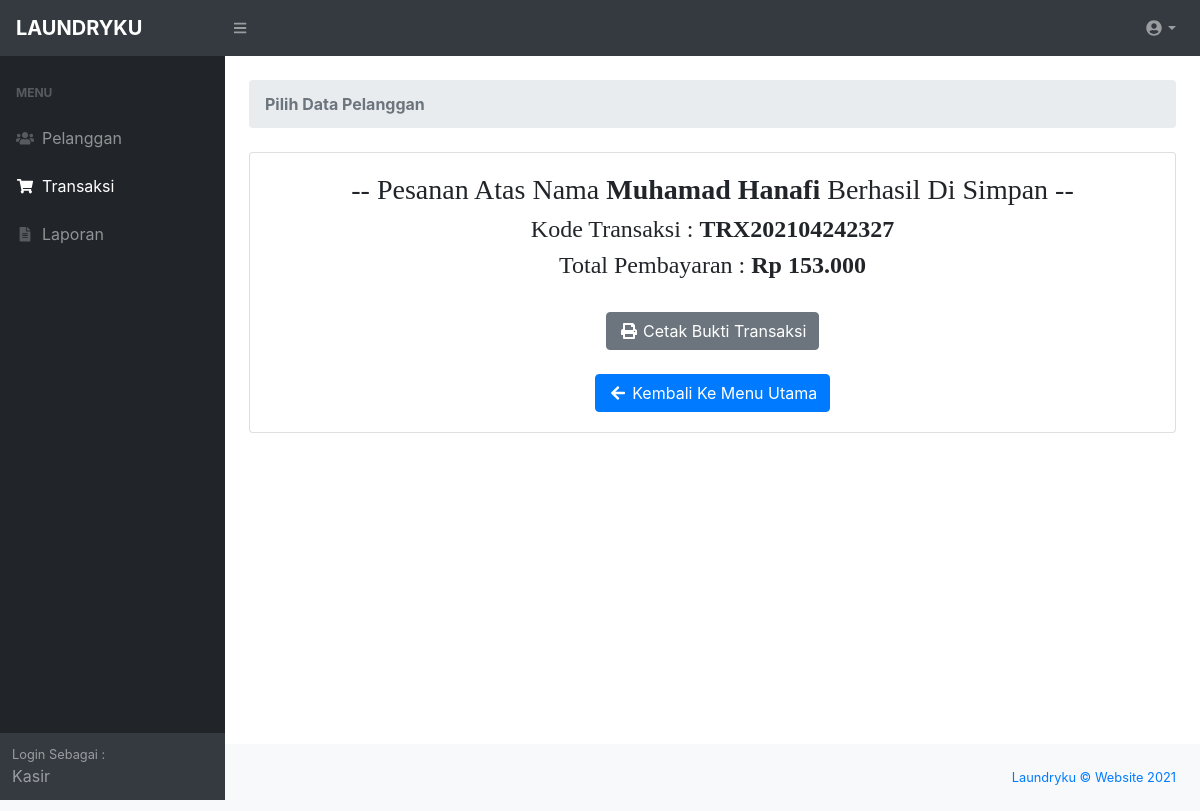
The page /kasir/transaksi_sukses.php?id=25 (signed in) on the database its author committed.
### tables this page shows
CREATE TABLE `tb_transaksi` (
  `id_transaksi` int(11) NOT NULL,
  `id_outlet` int(11) NOT NULL,
  `kode_transaksi` varchar(100) NOT NULL,
  `id_member` int(11) NOT NULL,
  `tgl_transaksi` datetime NOT NULL,
  `batas_waktu` datetime NOT NULL,
  `tgl_bayar` datetime NOT NULL,
  `biaya_tambahan` int(225) NOT NULL,
  `diskon` double NOT NULL,
  `pajak` int(11) NOT NULL,
  `status` enum('baru','proses','selesai','diambil') NOT NULL,
  `status_bayar` enum('dibayar','belum') NOT NULL,
  `id_user` int(11) NOT NULL
);

CREATE TABLE `tb_member` (
  `id_member` int(11) NOT NULL,
  `nama_member` varchar(100) NOT NULL,
  `alamat_member` text NOT NULL,
  `jenis_kelamin` enum('L','P') NOT NULL,
  `telp_member` varchar(15) NOT NULL,
  `no_ktp` varchar(30) NOT NULL
);

CREATE TABLE `tb_detail_transaksi` (
  `id_detail_transaksi` int(11) NOT NULL,
  `id_transaksi` int(11) NOT NULL,
  `id_paket` int(11) NOT NULL,
  `qty` double NOT NULL,
  `total_harga` int(35) NOT NULL,
  `total_bayar` int(35) NOT NULL
);

### kasir/functions.php (called while the page is built, shortened)
<?php
function ambilsatubaris($conn,$query){
    $db = mysqli_query($conn,$query);
    return mysqli_fetch_assoc($db);
}
function rupiah($angka){
	$hasil_rupiah = "Rp " . number_format($angka,0,',','.');
	return $hasil_rupiah;
}
?>

### kasir/transaksi_sukses.php (the view, shortened to what this page needs)
<?php
require 'functions.php';
require 'layout_header.php';
$query = 'SELECT tb_transaksi.*,tb_member.nama_member , tb_detail_transaksi.total_harga FROM tb_transaksi
    INNER JOIN tb_member ON tb_member.id_member = tb_transaksi.id_member
    INNER JOIN tb_detail_transaksi ON tb_detail_transaksi.id_transaksi = tb_transaksi.id_transaksi
    WHERE tb_transaksi.id_transaksi = ' . $_GET['id'];
$data = ambilsatubaris($conn, $query);
?>
<div id="layoutSidenav_content">
    <main>
        <div class="container-fluid">
            <ol class="breadcrumb mb-4">
                <li class="breadcrumb-item active"><b>Pilih Data Pelanggan</b></li>
            </ol>
            <div class="card mb-4">
                <div class="card-body">
                    <div class="row">
                        <div class="col-lg-12">
                            <div class="text-center">
                                <h3 id="paragraf1">-- Pesanan Atas Nama <b><?= $data['nama_member'] ?>
                                    </b>Berhasil
                                    Di
                                    Simpan --</h3>
                                <h4 id="paragraf1">Kode Transaksi : <b><?= $data['kode_transaksi'] ?></b>
                                </h4>
                                <h4 id="paragraf1">Total Pembayaran :
                                    <b><?= rupiah($data['total_harga']) ?></b>
                                </h4>
                            </div><br>
                            <div class="text-center">
                                <button type="button" value="print" onclick="PrintDiv();" class="btn btn-secondary"><i
                                        class="fa fa-print fa-fw"></i> Cetak Bukti Transaksi
                                </button>
                            </div>
                            <br>
                            <div class="text-center">
                                <a href="index_transaksi.php"><button type="button" class="btn btn-primary"><i
                                            class="fa fa-arrow-left fa-fw"></i> Kembali Ke Menu
                                        Utama</button></a>
                            </div>
                        </div>
                    </div>
                </div>
            </div>
        </div>
</div>
</div>
<?php
require 'layout_footer.php';
?>

### kasir/layout_header.php (style rules this page uses)
#paragraf1 { font-family: Cambria, Cochin, Georgia, Times, 'Times New Roman', serif; }

### rows shown on the page
tb_transaksi: id_member.nama_member "Muhamad Hanafi", kode_transaksi "TRX202104242327", tb_detail_transaksi.total_harga "Rp 153.000"
